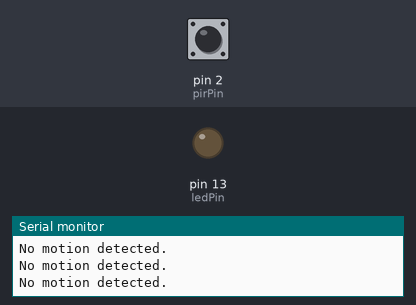
Bench run of a sketch on a simulated Arduino Uno, built with avr-gcc and run on an emulated ATmega328P. On the bench: output pins drawn as LEDs (lit = HIGH), the last lines printed to the serial monitor. Dashed ring = blinking. The test bench sets the inputs (shaded band); at power-on: pin 2 (pirPin) LOW.

Above: at 1.2 s.
1.3 s: pin 2 (pirPin) driven HIGH
At 1.7 s:
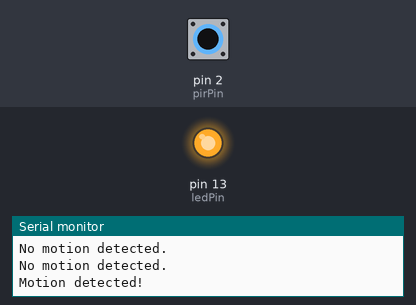
2.8 s: pin 2 (pirPin) driven LOW
At 4.4 s:
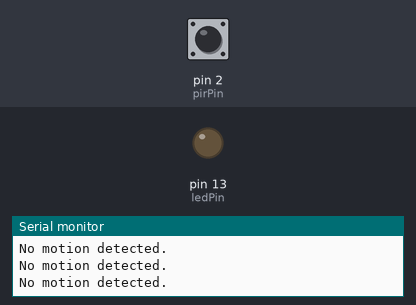
5.8 s: pin 2 (pirPin) pulsed HIGH 5 times (0.12 s each, 0.3 s apart)
At 6.5 s:
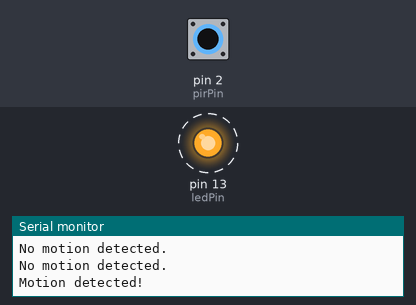
10.3 s: pin 2 (pirPin) pulsed HIGH 2 times (0.12 s each, 0.3 s apart)
At 12.0 s:
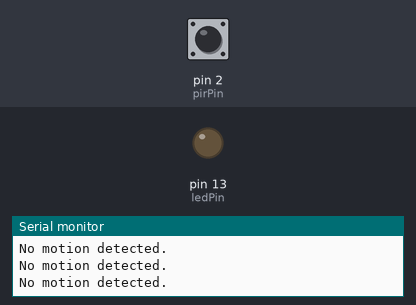
Timing chart, 0 to 13.5 s (numbered marks = the images above; inputs shaded):
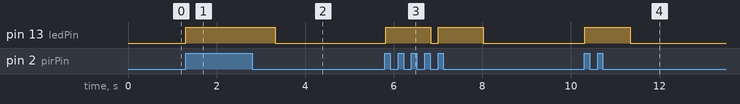

Measured:
- after the input at 1.3 s, pin 13 (ledPin): LOW → HIGH at once
- after the input at 2.8 s, pin 13 (ledPin): HIGH → LOW after 0.53 s
- after the input at 5.8 s, pin 13 (ledPin): alternates HIGH for 1.0 s and LOW for 0.17 s, 4 changes in all, then stays LOW, starting at once
- after the input at 10.3 s, pin 13 (ledPin): LOW → HIGH at once, → LOW 1.0 s later

The sketch:

lab_2_sketch.ino
```cpp
// Write an Arduino/Raspberry pi program for interfacing with PIR Sensor
// PIR Sensor interfacing with Arduino
int pirPin = 2; // PIR sensor output pin
int ledPin = 13; // LED pin

void setup() {
pinMode(pirPin, INPUT); // Set PIR pin as input
pinMode(ledPin, OUTPUT); // Set LED pin as output

Serial.begin(9600); //Initialize serial communication for debugging
}
void loop() {
int motionState = digitalRead(pirPin); // Read PIR sensor state

if (motionState == HIGH) {
digitalWrite(ledPin, HIGH); // Turn on LED
Serial.println("Motion detected!");
delay(1000); // Delay for one second
} else {
digitalWrite(ledPin, LOW); // Turn off LED
Serial.println("No motion detected.");
}
}
```
